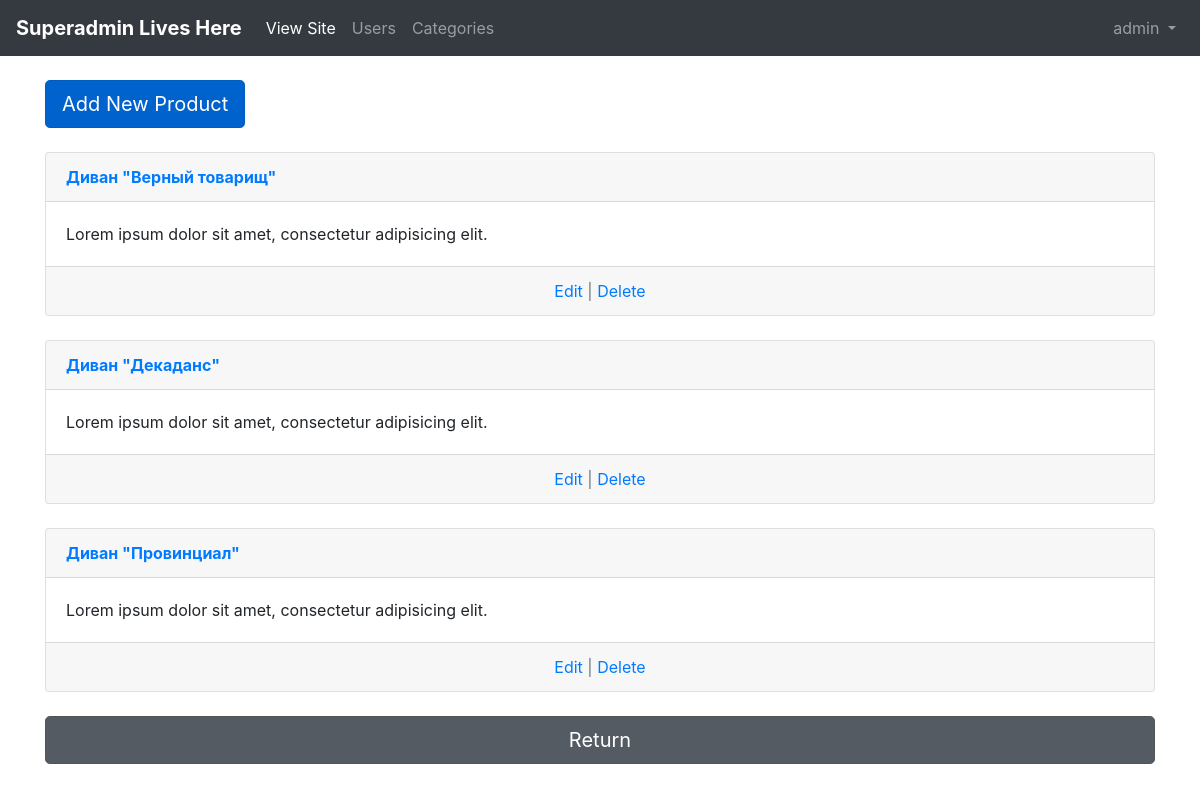
/superadmin/categories/1/ (signed in), run on the app's committed database.
### authapp/models.py (models this page shows, shortened)
class ShopUser(AbstractUser):
    avatar = models.ImageField(upload_to='users_avatars', null=True, blank=True)
    age = models.PositiveIntegerField(verbose_name='Age', null=True, blank=True)

### mainapp/models.py (models this page shows, shortened)
class Product(models.Model):
    class Meta:
        verbose_name = 'Product'
        verbose_name_plural = 'Products'
    name = models.CharField(verbose_name='Product name', max_length=128)
    category = models.ForeignKey(ProductCategory, on_delete=models.CASCADE, related_name='category')
    small_image = models.ImageField(verbose_name='Catalog image', upload_to='products_images', blank=True)
    full_image = models.ImageField(verbose_name='Detail image', upload_to='products_images', blank=True)
    short_desc = models.CharField(verbose_name='Short description', max_length=100, blank=True)
    full_desc = models.TextField(verbose_name='Full description', blank=True)
    price = models.DecimalField(verbose_name='Price', max_digits=8, decimal_places=2, default=0)
    quantity = models.PositiveIntegerField(verbose_name='Stock quantity', default=0)

### adminapp/views.py (the view)
# urls.py: path('categories/<int:pk>/', adminapp.CategoryDetailView.as_view(), name='category_detail'),
class CategoryDetailView(LoginRequiredMixin, AdminMixin, DetailView):
    model = ProductCategory
    context_object_name = 'category'
    template_name = 'adminapp/categories/category_detail.html'
    login_url = 'authapp:login'
    def get_context_data(self, **kwargs):
        context = super(CategoryDetailView, self).get_context_data(**kwargs)
        category_pk = self.kwargs.get('pk')
        context['products'] = Product.objects.filter(category=category_pk)
        return context

### adminapp/views.py (called while the page is built)
    def test_func(self):
        return self.request.user.is_superuser

    def get_test_func(self):
        return self.test_func

    def dispatch(self, request, *args, **kwargs):
        user_test_result = self.get_test_func()()
        if not user_test_result:
            return redirect('adminapp:forbidden')
        return super().dispatch(request, *args, **kwargs)

### basketapp/models.py (called while the page is built)
    @property
    def cost(self):
        return self.quantity * self.product.price

### mainapp/context__processors.py (called while the page is built)
def get_categories(request):
    return {'all_categories': ProductCategory.objects.all()}

def get_basket(request):
    basket = []
    quantity = None
    total_price = None
    if request.user.is_authenticated:
        basket = request.user.basket.select_related('product__category').all()
        quantity = sum(list(map(lambda item: item.quantity, basket)))
        total_price = sum(list(map(lambda item: item.cost, basket)))
    return {
        'basket': basket,
        'basket_quantity': quantity,
        'basket_total_price': total_price
    }

### templates/adminapp/categories/category_detail.html (shortened to what this page needs)
{% extends 'adminapp/base.html' %}
{% block content %}
    <div class="category_products">
        <a href="{% url 'superadmin:product_create' %}"
           class="btn btn-primary btn-lg active"
           role="button" aria-pressed="true">Add New Product
        </a><br><br>
        {% for product in products %}
            <div class="card">
                <div class="card-header">
                <span class="font-weight-bold">
                    <a href="{% url 'superadmin:product_detail' product.pk %}">{{ product.name }}</a>
                </span>
                </div>
                <div class="card-body">
                    {{ product.short_desc }}
                </div>
                <div class="card-footer text-center text-muted">
                    <a href="{% url 'superadmin:product_update' product.pk %}">Edit</a> |
                    <a href="{% url 'superadmin:product_delete' product.pk %}">Delete</a>
                </div>
            </div>
            <br/>
        {% endfor %}
    </div>
    <a href="{% url 'adminapp:category_list' %}"
       class="btn btn-secondary btn-lg active btn-block"
       role="button" aria-pressed="true">Return
    </a>
{% endblock %}

### templates/adminapp/includes/inc_menu.html (shortened to what this page needs)
<nav class="navbar navbar-expand-md navbar-dark bg-dark mb-4">
    <a class="navbar-brand" href="{% url 'adminapp:admin_home' %}"><b>Superadmin Lives Here</b></a>
    <div class="collapse navbar-collapse" id="navbarCollapse">
        <ul class="navbar-nav">
          <li class="nav-item active">
            <a class="nav-link" href="{% url 'main' %}">View Site<span class="sr-only">(current)</span></a>
          </li>
          <li class="nav-item">
            <a class="nav-link" href="{% url 'superadmin:users_list' %}">Users</a>
          </li>
          <li class="nav-item">
            <a class="nav-link" href="{% url 'superadmin:category_list' %}">Categories</a>
          </li>
        </ul>
        {% if user.is_authenticated %}
            <ul class="navbar-nav ml-auto">
                <li class="nav-item">
                    <a class="nav-link dropdown-toggle" href="#" id="userMenu"
                       data-toggle="dropdown" aria-haspopup="true"
                       aria-expanded="false">
                        {{ user.username }}
                    </a>
                </li>
            </ul>
        {% endif %}
    </div>
</nav>

### data on the page
ShopUser: username "admin"
Product: name "Диван \"Верный товарищ\"", short_desc "Lorem ipsum dolor sit amet, consectetur adipisicing elit."
Product: name "Диван \"Декаданс\"", short_desc "Lorem ipsum dolor sit amet, consectetur adipisicing elit."
Product: name "Диван \"Провинциал\"", short_desc "Lorem ipsum dolor sit amet, consectetur adipisicing elit."
